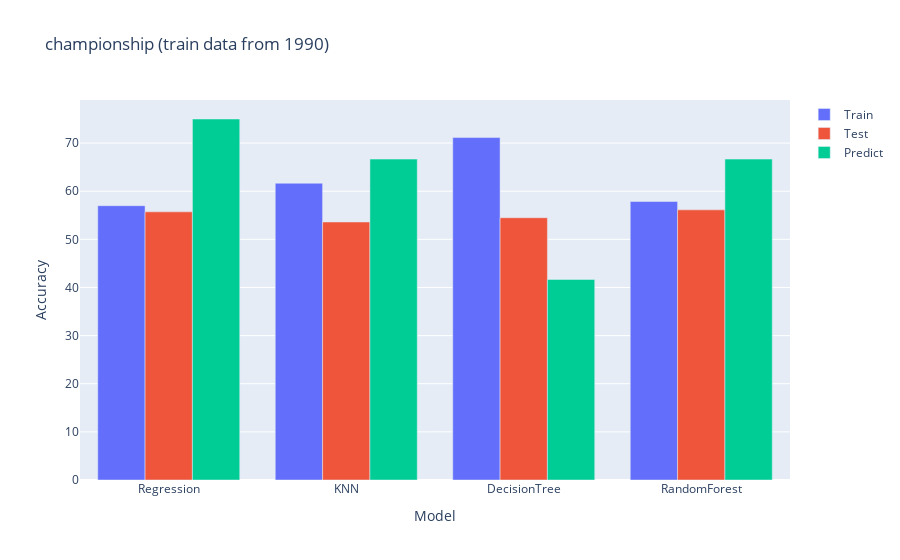
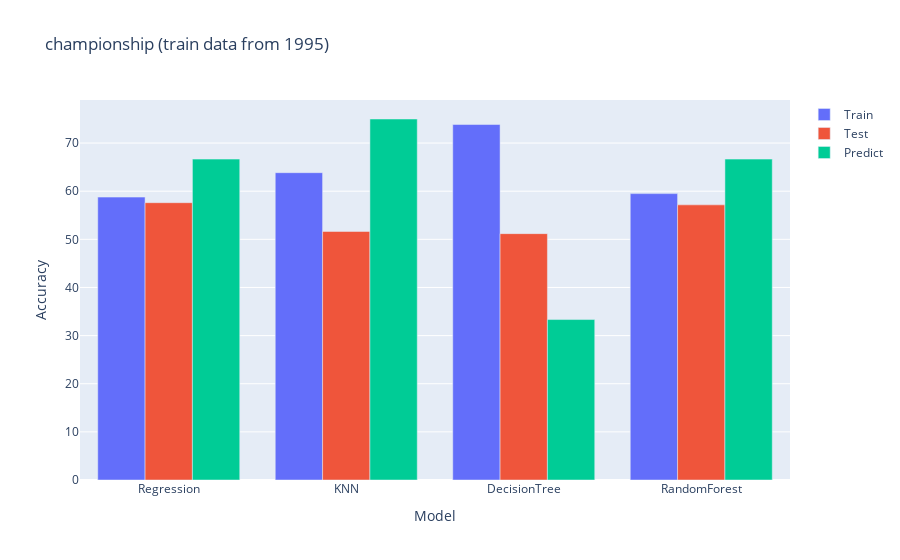
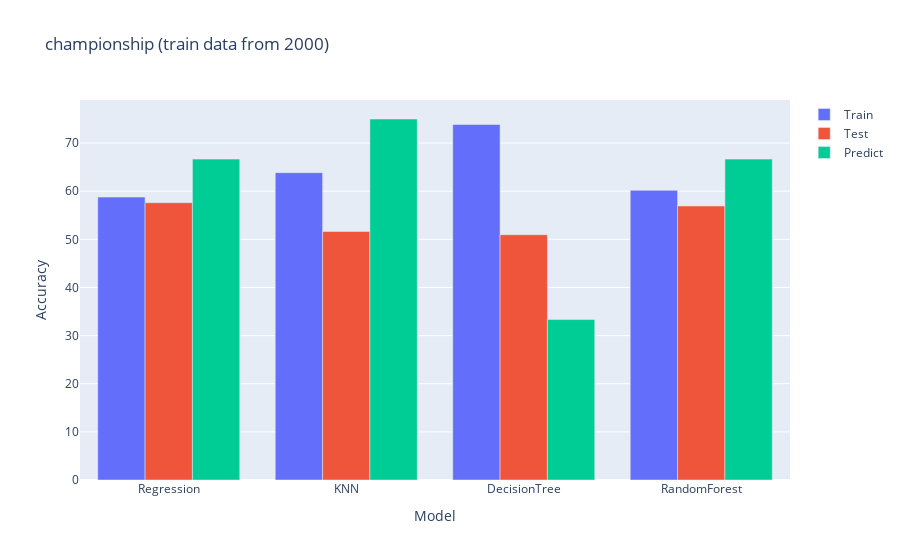
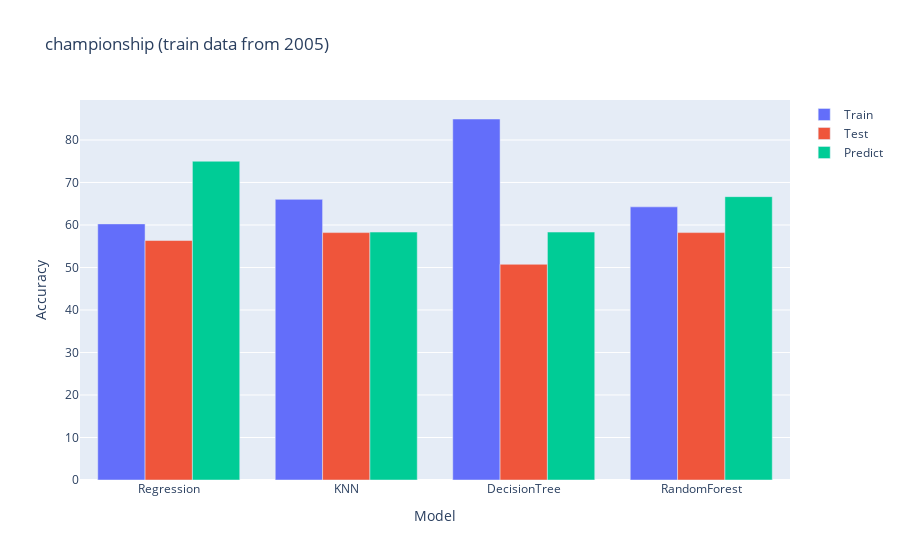

The cell these charts' notebook holds for them, in order:
### Code cell
# load all directory as league name list
dir = "./Results"
leagues = [name for name in os.listdir(dir) if os.path.isdir(os.path.join(dir, name))]

league_score_statistic = []

# loop to open csv
result_with_goal_sofar_pd = pd.DataFrame()
for league in leagues:
    for fromYear in [1990, 1995, 2000, 2005, 2010, 2015]:

        data = statistic_pd[ (statistic_pd["League"]==league) & (statistic_pd["From"]==fromYear) ]
        fig = go.Figure(data=[
            go.Bar(name='Train', x=models, y=data.TrainScore.values*100),
            go.Bar(name='Test', x=models, y=data.TestScore.values*100),
            go.Bar(name='Predict', x=models, y=data.PredictScore.values*100),
        ])
        # Change the bar mode
        fig.update_layout(barmode='group', title=league + " (train data from " + str(fromYear) + ")", xaxis=dict(
                title="Model"
            ),
            yaxis=dict(
                title="Accuracy"
            ))
        fig.show()

### Figure 1 — Plotly figure (JSON) as saved in the notebook; plotly's stock layout.template omitted (floating-point values rounded to 4 significant figures)
{"data": [{"name": "Train", "type": "bar", "x": ["Regression", "KNN", "DecisionTree", "RandomForest"], "y": [56.99, 61.66, 71.14, 57.86]}, {"name": "Test", "type": "bar", "x": ["Regression", "KNN", "DecisionTree", "RandomForest"], "y": [55.71, 53.61, 54.49, 56.12]}, {"name": "Predict", "type": "bar", "x": ["Regression", "KNN", "DecisionTree", "RandomForest"], "y": [75, 66.67, 41.67, 66.67]}], "layout": {"barmode": "group", "title": {"text": "championship (train data from 1990)"}, "xaxis": {"title": {"text": "Model"}}, "yaxis": {"title": {"text": "Accuracy"}}}}

### Figure 2 — Plotly figure (JSON) as saved in the notebook; plotly's stock layout.template omitted (floating-point values rounded to 4 significant figures)
{"data": [{"name": "Train", "type": "bar", "x": ["Regression", "KNN", "DecisionTree", "RandomForest"], "y": [58.77, 63.85, 73.85, 59.5]}, {"name": "Test", "type": "bar", "x": ["Regression", "KNN", "DecisionTree", "RandomForest"], "y": [57.61, 51.63, 51.18, 57.16]}, {"name": "Predict", "type": "bar", "x": ["Regression", "KNN", "DecisionTree", "RandomForest"], "y": [66.67, 75, 33.33, 66.67]}], "layout": {"barmode": "group", "title": {"text": "championship (train data from 1995)"}, "xaxis": {"title": {"text": "Model"}}, "yaxis": {"title": {"text": "Accuracy"}}}}

### Figure 3 — Plotly figure (JSON) as saved in the notebook; plotly's stock layout.template omitted (floating-point values rounded to 4 significant figures)
{"data": [{"name": "Train", "type": "bar", "x": ["Regression", "KNN", "DecisionTree", "RandomForest"], "y": [58.77, 63.85, 73.85, 60.17]}, {"name": "Test", "type": "bar", "x": ["Regression", "KNN", "DecisionTree", "RandomForest"], "y": [57.61, 51.63, 50.96, 56.93]}, {"name": "Predict", "type": "bar", "x": ["Regression", "KNN", "DecisionTree", "RandomForest"], "y": [66.67, 75, 33.33, 66.67]}], "layout": {"barmode": "group", "title": {"text": "championship (train data from 2000)"}, "xaxis": {"title": {"text": "Model"}}, "yaxis": {"title": {"text": "Accuracy"}}}}

### Figure 4 — Plotly figure (JSON) as saved in the notebook; plotly's stock layout.template omitted (floating-point values rounded to 4 significant figures)
{"data": [{"name": "Train", "type": "bar", "x": ["Regression", "KNN", "DecisionTree", "RandomForest"], "y": [60.26, 66.03, 84.94, 64.26]}, {"name": "Test", "type": "bar", "x": ["Regression", "KNN", "DecisionTree", "RandomForest"], "y": [56.34, 58.21, 50.75, 58.21]}, {"name": "Predict", "type": "bar", "x": ["Regression", "KNN", "DecisionTree", "RandomForest"], "y": [75, 58.33, 58.33, 66.67]}], "layout": {"barmode": "group", "title": {"text": "championship (train data from 2005)"}, "xaxis": {"title": {"text": "Model"}}, "yaxis": {"title": {"text": "Accuracy"}}}}
